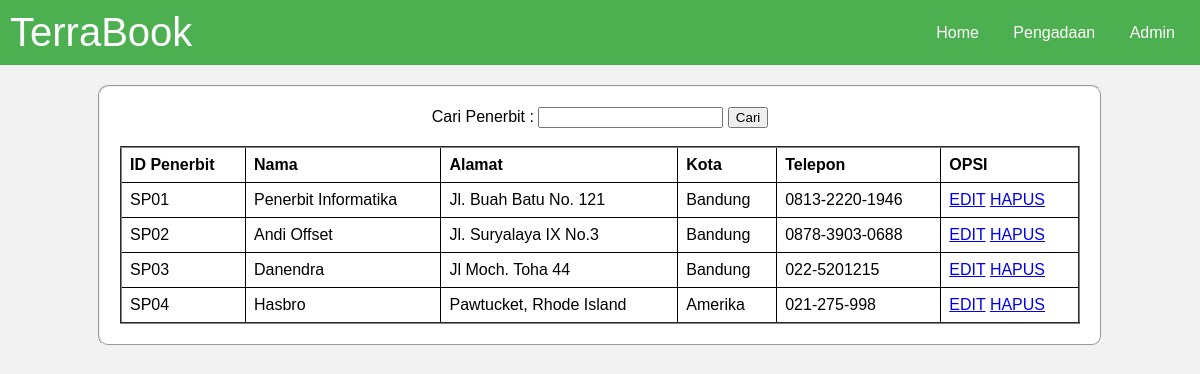
Screenshot of /Penerbit.php with the database file from the repository.
### tables this page shows
CREATE TABLE `penerbit` (
  `id_penerbit` varchar(20) NOT NULL,
  `nama` varchar(50) NOT NULL,
  `alamat` varchar(50) NOT NULL,
  `kota` varchar(20) NOT NULL,
  `telepon` varchar(20) NOT NULL
);

### Penerbit.php (the view, shortened to what this page needs)
<!DOCTYPE html>
<html>
<head>
</head>
<body>
<nav>
        <div id="terraBook">TerraBook</div>
        <div>
            <a href="Index.php">Home</a>
            <a href="Penerbit.php">Pengadaan</a>
            <a href="Admin.php">Admin</a>
        </div>
    </nav>
    <fieldset>
    <form method="GET" action="index.php" style="text-align: center;">
        <label>Cari Penerbit : </label>
        <input type="text" name="kata_cari" value="<?php if(isset($_GET['kata_cari'])) { echo
        $_GET['kata_cari']; } ?>" />
        <button type="submit">Cari</button>
    </form>
        <br>
        <table border="2">
            <thead>
                <tr>
                    <th>ID Penerbit</th>
                    <th>Nama</th>
                    <th>Alamat</th>
                    <th>Kota</th>
                    <th>Telepon</th>
                    <th>OPSI</th>
                </tr>
            </thead>
            <tbody>
                <?php
                include 'koneksi.php';
                if(isset($_GET['kata_cari'])) {
                    $kata_cari = $_GET['kata_cari'];
                    $query = "SELECT * FROM penerbit WHERE id_penerbit like '%".$kata_cari."%' OR
                        nama like '%".$kata_cari."%' ORDER BY id_penerbit ASC";
                } else {
                    $query = "SELECT * FROM penerbit ORDER BY id_penerbit ASC";
                }
                $result = mysqli_query($koneksi, $query);
                while ($row = mysqli_fetch_assoc($result)) {
                ?>
                <tr>
                    <td><?php echo $row['id_penerbit']; ?></td>
                    <td><?php echo $row['nama']; ?></td>
                    <td><?php echo $row['alamat']; ?></td>
                    <td><?php echo $row['kota']; ?></td>
                    <td><?php echo $row['telepon']; ?></td>
                    <td>
                        <a href="Edit_penerbit.php?id_penerbit=<?php echo $row['id_penerbit']; ?>">EDIT</a>
                        <a href="Delete_penerbit.php?id_penerbit=<?php echo $row['id_penerbit']; ?>">HAPUS</a>
                    </td>
                </tr>
                <?php
                }
                ?>
            </tbody>
        </table>
    </fieldset>
</body>
</html>

### Penerbit.php (style rules this page uses)
body { font-family: Arial, sans-serif; background-color: #f2f2f2; margin: 0; padding: 0; }
nav { background-color: #4CAF50; overflow: hidden; display: flex; justify-content: space-between; align-items: center; padding: 10px; }
nav a { color: white; text-align: center; text-decoration: none; padding: 10px; margin: 0 5px; }
#terraBook { font-size: 40px; font-family: 'Arial', sans-serif; color: white; }
fieldset { width: 80%; margin: auto; margin-top: 20px; background-color: white; padding: 20px; border-radius: 10px; }
table { width: 100%; border-collapse: collapse; }
th, td { border: 1px solid black; padding: 8px; text-align: left; }

### rows the page displays
penerbit: id_penerbit "SP01", nama "Penerbit Informatika", alamat "Jl. Buah Batu No. 121", kota "Bandung", telepon "0813-2220-1946"
penerbit: id_penerbit "SP02", nama "Andi Offset", alamat "Jl. Suryalaya IX No.3", kota "Bandung", telepon "0878-3903-0688"
penerbit: id_penerbit "SP03", nama "Danendra", alamat "Jl Moch. Toha 44", kota "Bandung", telepon "022-5201215"
penerbit: id_penerbit "SP04", nama "Hasbro", alamat "Pawtucket, Rhode Island", kota "Amerika", telepon "021-275-998"
